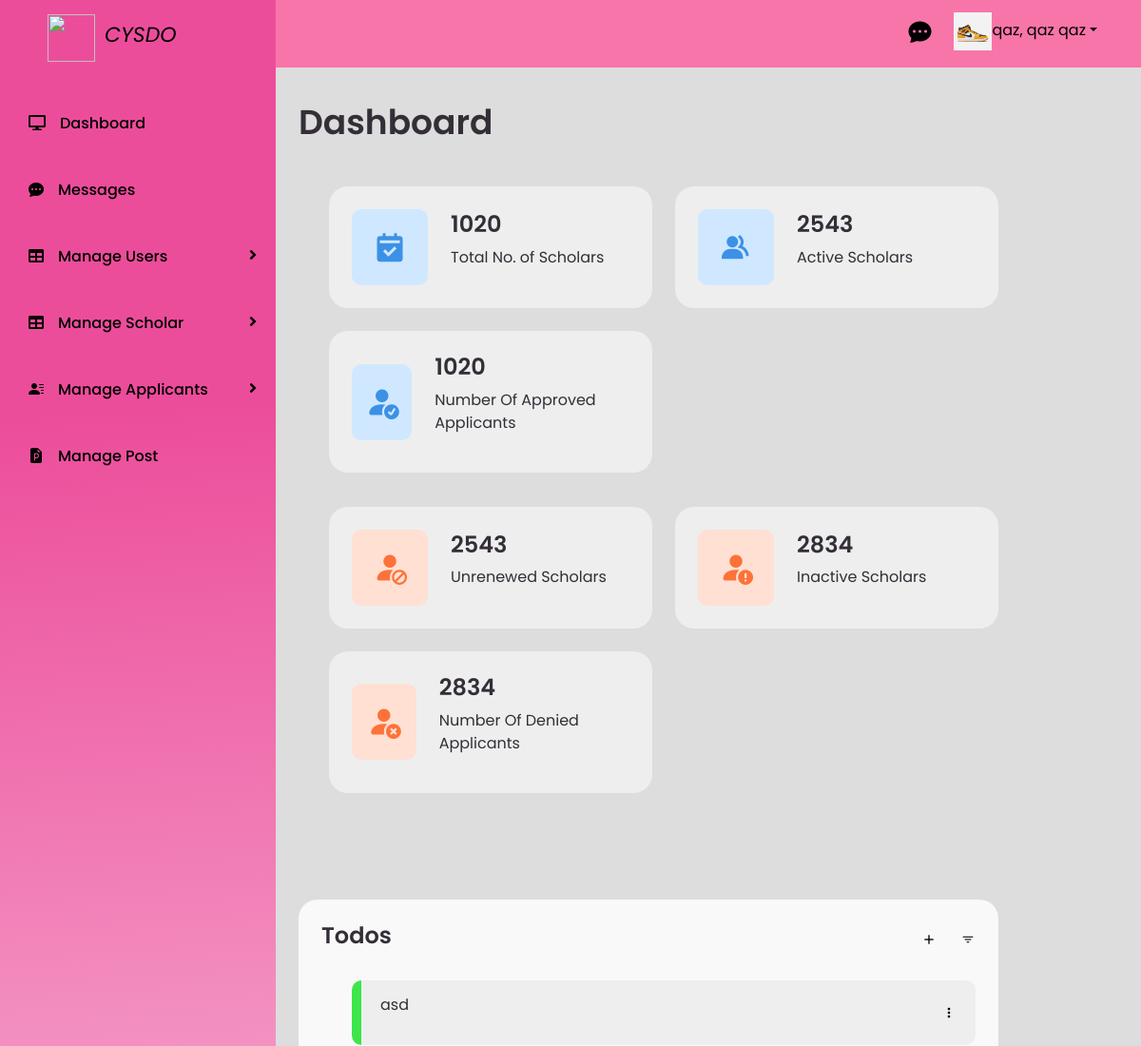
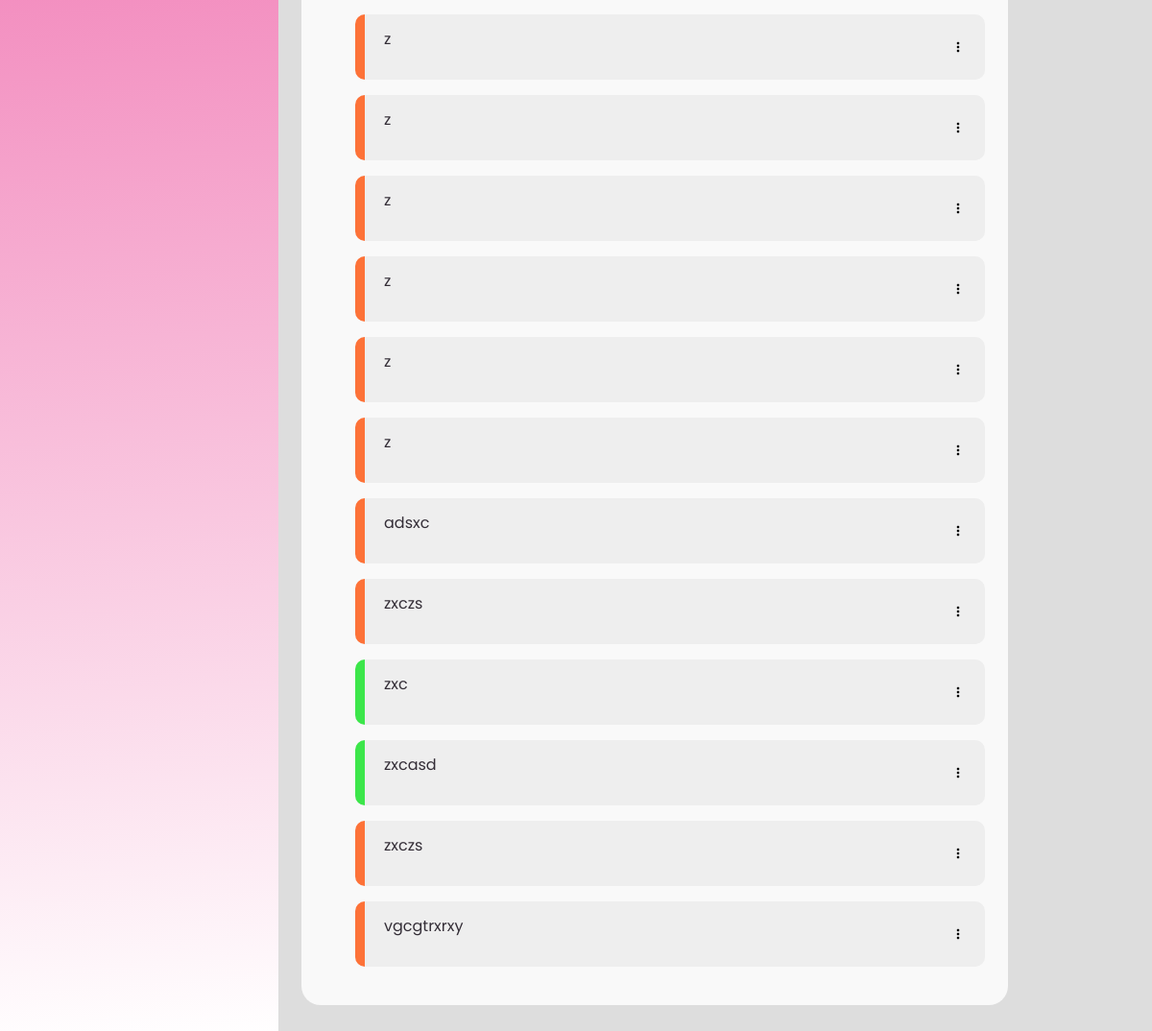
The app's page /pages/admin/adminHome.php (signed in) with its own data (2 pictures, top to bottom).
### tables this page shows
CREATE TABLE `todos` (
  `id` int(11) NOT NULL,
  `todo_text` varchar(255) NOT NULL,
  `completed` tinyint(1) DEFAULT 0,
  `created_at` timestamp NOT NULL DEFAULT current_timestamp()
);

### pages/admin/adminHome.php (the view, shortened to what this page needs)
<html lang="en">
<head>
    <link href="https://cdn.jsdelivr.net/npm/bootstrap@5.3.0/dist/css/bootstrap.min.css" rel="stylesheet">
    <link rel="stylesheet" href="../../style/dashboard.css">
</head>
<body>
    <?php
    if ($_SESSION['role'] === 'admin') {
        include '../../assets/template/profileNav.php';
    } elseif ($_SESSION['role'] === 'staff') {
        include '../../assets/template/staffNavi.php';
    }
    ?>
    <section id="content" class="home-section">
        <?php
        if ($_SESSION['role'] === 'admin') {
        ?> <main>
                <div class="head-title">
                    <div class="left">
                        <h1>Dashboard</h1>
                    </div>
                </div>
                <ul class="box-info">
                    <li class="box-1">
                        <i class='bx bxs-calendar-check' id="bx-1"></i>
                        <span class="text">
                            <h3>1020</h3>
                            <p>Total No. of Scholars</p>
                        </span>
                    </li>
                    <li class="box-2">
                        <i class='bx bxs-group' id="bx-1"></i>
                        <span class="text">
                            <h3>2543</h3>
                            <p>Active Scholars</p>
                        </span>
                    </li>
                    <li class="box-4">
                        <i class="bx bx bi-person-fill-check" id="bx-1"></i>
                        <span class="text">
                            <h3>1020</h3>
                            <p>Number Of Approved Applicants</p>
                        </span>
                    </li>
                </ul>
                <ul class="box-info">
                    <li class="box-6">
                        <i class="bx bx bi-person-fill-slash" id="bx-2"></i>
                        <span class="text">
                            <h3>2543</h3>
                            <p>Unrenewed Scholars</p>
                        </span>
                    </li>
                    <li class="box-3">
                        <i class="bx bx bi-person-fill-exclamation" id="bx-2"></i>
                        <span class="text">
                            <h3>2834</h3>
                            <p>Inactive Scholars</p>
                        </span>
                    </li>
                    <li class="box-5">
                        <i class="bx bx bi-person-fill-x" id="bx-2"></i>
                        <span class="text">
                            <h3>2834</h3>
                            <p>Number Of Denied Applicants</p>
                        </span>
                    </li>
                </ul>
        </main>
            <?php } ?>
            <main>
            <div class="table-data">
                <div class="todo">
                    <div class="head">
                        <h3>Todos</h3>
                        <a class="btnAddTodo bx bx-plus dropdown-toggle-split text-black" type="button" data-bs-target="#addTodo" data-bs-toggle="modal" data-bs-whatever="@addTo-do"></a>
                        <i class="bx bx-filter" onclick="toggleTodoList()"></i>
                    </div>
                    <ul class="todo-list">
                        <?php
                        $server = "localhost";
                        $username = "root";
                        $password = "";
                        $db = "cysdo";
                        $conn = new mysqli($server, $username, $password, $db);
                        $sql = "SELECT * FROM todos";
                        $result = $conn->query($sql);
                        if ($result->num_rows > 0) {
                            while ($row = $result->fetch_assoc()) {
                                $completed = $row['completed'] ? 'completed' : 'not-completed';
                                $todoId = $row['id'];
                                $todoText = $row['todo_text'];
                        ?>
                                <li class="<?php echo $completed; ?>" data-id="<?php echo $todoId; ?>">
                                    <p><?php echo $todoText; ?></p>
                                    <div class="dropdown-center">
                                        <a class="bx bx-dots-vertical-rounded text-black" type="button" data-bs-toggle="dropdown" aria-expanded="false">
                                        </a>
                                    </div>
                                </li>
                        <?php
                            }
                        } else {
                            echo "No todos found.";
                        }
                        ?>
                    </ul>
                </div>
            </div>
            </main>
    </section>
</body>
</html>

### assets/template/profileNav.php (shortened to what this page needs)
<?php
include '../include/dbConnection.php';
$adminId = $_SESSION['user'];
$sql = "SELECT * FROM admin WHERE full_name = '$adminId'";
$result = mysqli_query($conn, $sql);
if ($result) {
  if (mysqli_num_rows($result) > 0) {
    $row = mysqli_fetch_assoc($result);
    $imageData = $row['image'];
  } else {
    echo "No row found with the specified ID.";
  }
} else {
  echo "Error executing the query: " . mysqli_error($conn);
}
?>
<html lang="en" dir="ltr">
<head>
  <link rel="stylesheet" href="https://cdnjs.cloudflare.com/ajax/libs/font-awesome/5.15.1/css/all.min.css">
  <link rel="stylesheet" href="https://cdn.jsdelivr.net/npm/bootstrap-icons@1.10.5/font/bootstrap-icons.css">
  <link href='https://unpkg.com/boxicons@2.0.7/css/boxicons.min.css' rel='stylesheet'>
</head>
<body>
  <div class="navBar">
    <div class="messageBtn me-2">
      <a class="msgBtn bi bi-chat-dots-fill text-black fs-4" href="adminChat.php"></a>
    </div>
    <ul class="navProfile nav nav-pills justify-content-end">
      <li class="nav-item dropdown">
        <a class="nav-link dropdown-toggle text-black" data-bs-toggle="dropdown" href="#" role="button" aria-expanded="false"><img id="profileImage" src="../../uploads/admin/<?php echo $imageData ?>" style="height: 40px; width: 40px;"><?php echo $_SESSION['user']; ?></a>
      </li>
    </ul>
  </div>
  <div class="side-bar">
    <div>
      <a class="sideHead nav-link text-black" role="none" aria-expanded="false"><img src="../../assets/image/CysdoLogo.png" style="height: 50px; width: 50px;" class="sideLogo"><i class="caption">CYSDO</i></a>
    </div>
    <div class="menu">
      <div class="item fontWeight"><a href="adminHome.php"><i class="fas fa-desktop"></i>Dashboard</a></div>
      <div class="item fontWeight"><a href="chattingSystem.php"><i class="bi bi-chat-dots-fill"></i>Messages</a>
      </div>
      <div class="item">
        <a class="sub-btn fontWeight"><i class="fas fa-table"></i>Manage Users<i class="fas fa-angle-right dropdown"></i></a>
      </div>
      <div class="item">
        <a class="sub-btn fontWeight"><i class="fas fa-table"></i>Manage Scholar<i class="fas fa-angle-right dropdown"></i></a>
      </div>
      <div class="item">
        <a class="sub-btn fontWeight"><i class="bi bi-person-lines-fill"></i></i>Manage Applicants<i class="fas fa-angle-right dropdown"></i></a>
      </div>
      <div class="item fontWeight"><a href="postUpdate.php"><i class="bi bi-file-earmark-ppt-fill"></i>Manage Post</a>
      </div>
    </div>
  </div>
</body>
</html>

### style/dashboard.css (style rules this page uses)
* { margin: 0; padding: 0; box-sizing: border-box; }
a { text-decoration: none; }
li { list-style: none; }
:root { --poppins: 'Poppins', sans-serif; --lato: 'Lato', sans-serif; --light: #F9F9F9; --blue: #3C91E6; --green: #3ce64a; --light-blue: #CFE8FF; --grey: #eee; --dark-grey: #AAAAAA; --dark: #342E37; --red: #DB504A; --yellow: #FFCE26; --light-yellow: #FFF2C6; --orange: #FD7238; --light-orange: #FFE0D3; }
html { overflow-x: hidden; }
body { background: var(--grey); overflow-x: hidden; }
#content main { width: 100%; padding: 36px 24px; font-family: var(--poppins); padding-right: 100px; }
#content main .head-title { display: flex; align-items: center; justify-content: space-between; grid-gap: 16px; flex-wrap: wrap; }
#content main .head-title .left h1 { font-size: 36px; font-weight: 600; margin-bottom: 10px; color: var(--dark); }
#content main .box-info { display: grid; grid-template-columns: repeat(auto-fit, minmax(240px, 1fr)); grid-gap: 24px; margin-top: 36px; }
#content main .box-info li .bx { width: 80px; height: 80px; border-radius: 10px; font-size: 36px; display: flex; justify-content: center; align-items: center; }
#content main .box-info li .text h3 { font-size: 24px; font-weight: 600; color: var(--dark); }
#content main .box-info li .text p { color: var(--dark); }
#content main .table-data { display: flex; grid-gap: 24px; margin-top: 24px; width: 100%; color: var(--dark); }
#content main .table-data>div { border-radius: 20px; background: var(--light); padding: 24px; overflow-x: auto; }
#content main .table-data .head { display: flex; align-items: center; grid-gap: 16px; margin-bottom: 24px; }
#content main .table-data .head h3 { margin-right: auto; font-size: 24px; font-weight: 600; }
#content main .table-data .head .bx { cursor: pointer; }
#content main .table-data .todo { flex-grow: 1; flex-basis: 300px; }
#content main .table-data .todo .todo-list { width: 100%; }
#content main .table-data .todo .todo-list li { width: 100%; margin-bottom: 16px; background: var(--grey); border-radius: 10px; padding: 14px 20px; display: flex; justify-content: space-between; align-items: center; }
#content main .table-data .todo .todo-list li .bx { cursor: pointer; }
#content main .table-data .todo .todo-list li.completed { border-left: 10px solid var(--green); }
#content main .table-data .todo .todo-list li.not-completed { border-left: 10px solid var(--orange); }
#content main .table-data .todo .todo-list li:last-child { margin-bottom: 0; }

### pages/admin/adminHome.php (style rules this page uses)
#content main .box-info li { padding: 24px; background: #eee; border-radius: 20px; display: flex; align-items: center; grid-gap: 24px; }
#content main .box-info #bx-1 { background: #CFE8FF; color: #3C91E6; }
#content main .box-info #bx-2 { background: #FFE0D3; color: #FD7238; }

### assets/template/profileNav.php (style rules this page uses)
* { margin: 0; padding: 0; box-sizing: border-box; font-family: "Poppins", sans-serif; }
body { background-color: #ddd; background-size: cover; background-position: center; }
.side-bar { background: rgb(255, 255, 255); background: linear-gradient(356deg, rgba(255, 255, 255, 1) 0%, rgba(236, 77, 155, 1)80%); position: fixed; width: 290px; height: 100%; top: 0; overflow-y: auto; }
.navBar { background: #F875AA; margin-top: -25px; padding-top: 30px; padding-bottom: 10px; position: relative; justify-content: end; }
.navProfile { margin-right: 30px; }
.side-bar .menu { width: 100%; margin-top: 30px; }
.side-bar .menu .item { position: relative; cursor: pointer; }
.side-bar .menu .item a { color: #000; font-size: 16px; text-decoration: none; display: block; padding: 5px 30px; line-height: 60px; }
.side-bar .menu .item i { margin-right: 15px; }
.side-bar .menu .item a .dropdown { position: absolute; right: 0; margin: 20px; transition: 0.3s ease; }
.caption { margin-top: 20px; margin-left: 10px; font-size: 22px; }
.sideLogo { margin-left: 20px; }
.sideHead { margin-top: 15px; margin-left: 30px; }
.home-section { position: relative; background: #ddd; margin-left: 20px; left: 270px; width: calc(100% - 290px); transition: all 0.5s ease; padding-right: 50px; }
.fontWeight { font-weight: 500; }

### records on screen
todos: todo_text "asd"
todos: todo_text "z"
todos: todo_text "z"
todos: todo_text "z"
todos: todo_text "z"
todos: todo_text "z"
todos: todo_text "z"
todos: todo_text "adsxc"
todos: todo_text "zxczs"
todos: todo_text "zxc"
todos: todo_text "zxcasd"
todos: todo_text "zxczs"
todos: todo_text "vgcgtrxrxy"

### other values on screen
$_SESSION['user'] "qaz, qaz qaz"
